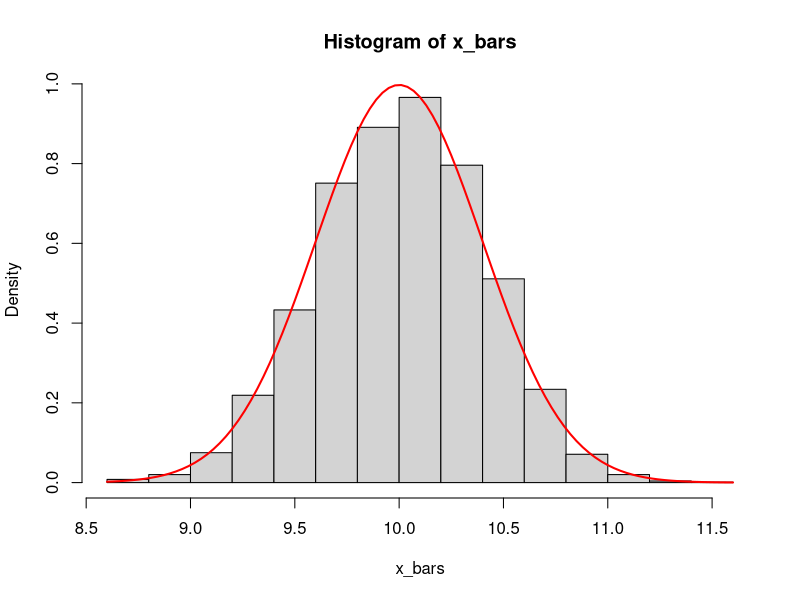
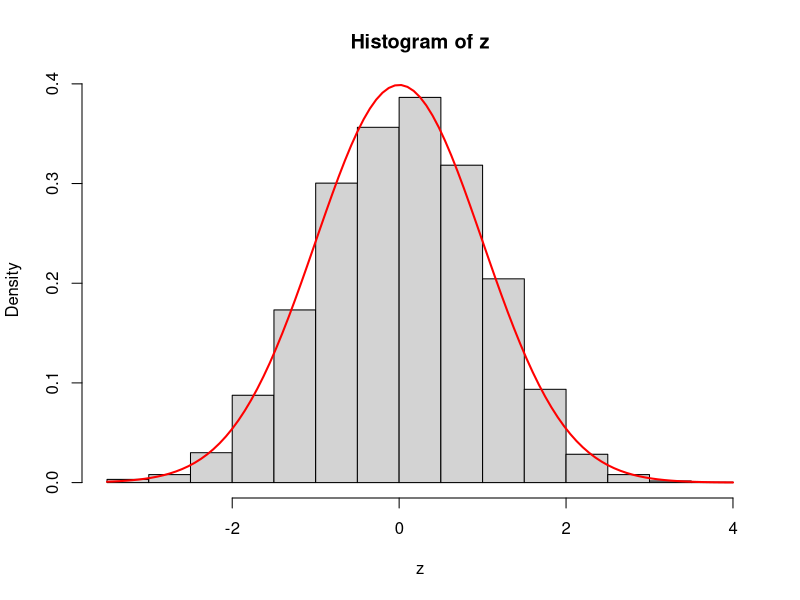

R code for these plots, in order:
x_bars <- replicate(5000, mean(rnorm(25, mean = 10, sd = 2)))
windows()

hist(x_bars,prob=TRUE)
curve(dnorm(x, mean = 10, sd = (2/5)), 
      add = TRUE,         
      col = "red",         
      lwd = 2)             




z <- (x_bars - 10) / (2/5)

windows()


hist(z,prob = TRUE)


curve(dnorm(x, mean = 0, sd = 1), 
      add = TRUE,          
      col = "red",         
      lwd = 2)
